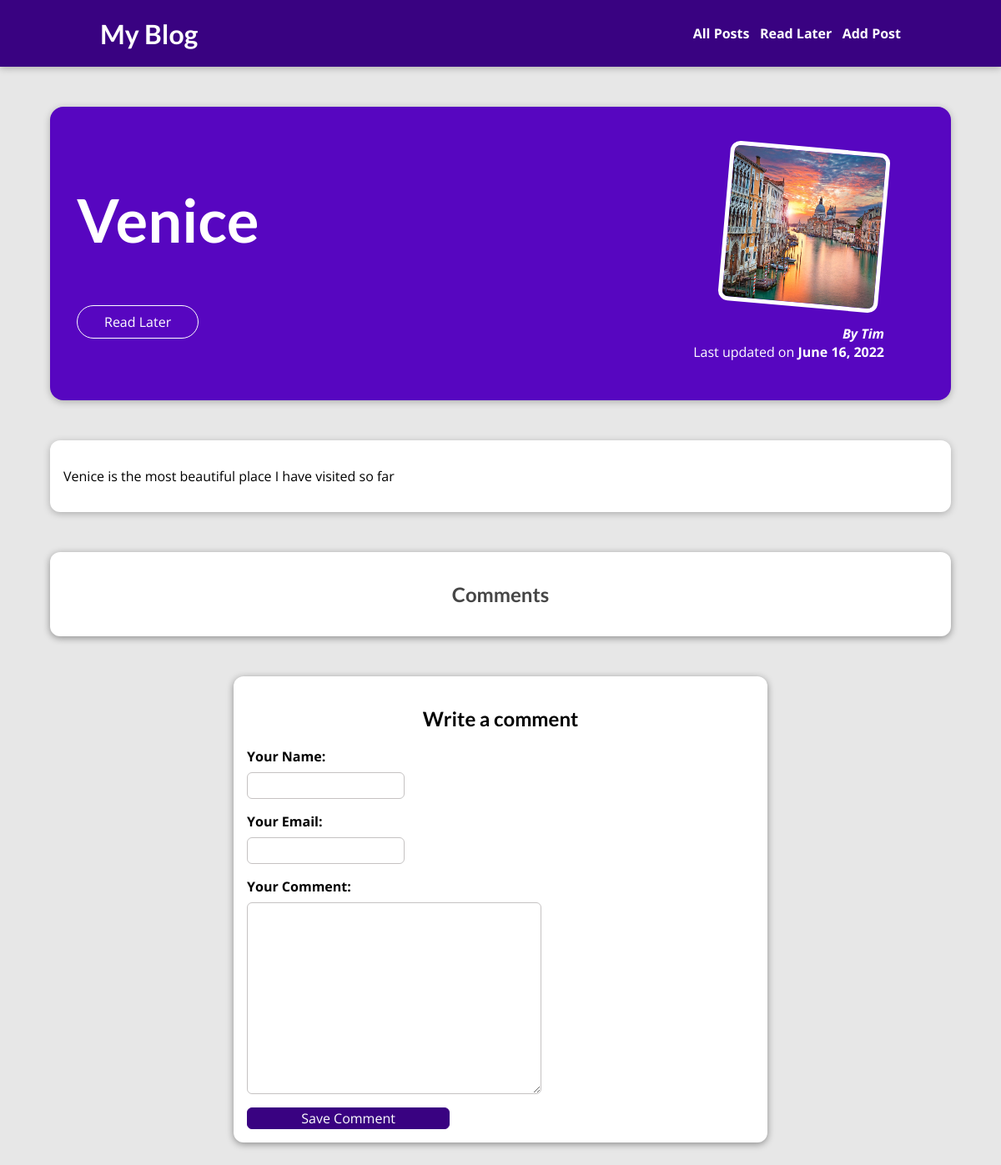
The page /posts/venice on the database its author committed.
### blog/models.py (models this page shows, shortened)
class Post(models.Model):
    title = models.CharField(max_length=100)
    image = models.ImageField(upload_to="posts", null=True, blank=True)
    date = models.DateField(default=date.today(), editable=False)
    author = models.CharField(max_length=100, null=True)
    slug = models.SlugField(blank=True, null=False, db_index=True)
    description = models.CharField(max_length=200)
    content = models.CharField(max_length=500)

### blog/views.py (the view, shortened to what this page needs)
# urls.py: path("posts/<slug:slug>", views.SinglePostView.as_view(), name="post-detail-page"),
class SinglePostView(View):
    def get(self, request, slug):
        post = Post.objects.get(slug=slug)
        read_later_post = self.is_read_later(request, post)
        context = {
            "post": post,
            "comment_form": CommentForm(),
            "comments": post.comments.all().order_by("-id"),
            "read_later": read_later_post
        }
        return render(request, "blog/post-detail.html", context)
    def is_read_later(self, request, post):
        is_read_later = False
        if "read_later_posts" in request.session:
            for id in request.session["read_later_posts"]:
                if id == str(post.id):
                    is_read_later = True
        return is_read_later

### blog/forms.py
class CommentForm(forms.ModelForm):
    class Meta:
        model = Comment
        exclude = ["post"]
        labels = {
            "user_name": "Your Name:",
            "user_email": "Your Email:",
            "text": "Your Comment:"
        }
        error_messages = {
            "user_name": {
              "required": "Your name must not be empty!",
              "max_length": "Please enter a shorter name!"
            }
        }

### blog/templates/blog/post-detail.html (shortened to what this page needs)
{% extends 'base.html' %}
{% load static %}
{% block css_files %}
    <link rel="stylesheet" href="{% static 'blog/post-detail.css' %}"/>
{% endblock %}
{% block content %}
    <section id="summary">
        <h2>{{ post.title }}</h2>
        {% if not read_later %}
        <div id="read-later">
            <form action="{% url 'read-later' %}" method="post">
                <button>Read Later</button>
            </form>
        </div>
        {% endif %}
        <article>
            <img src="{{ post.image.url }}" alt="{{ post.title }}"/>
            <address>By {{ post.author }}</address>
            <div>
                Last updated on <time>{{ post.date }}</time>
            </div>
        </article>
    </section>
    <main>
        <p>
            {{ post.content }}
        </p>
    </main>
    <section id="comments">
    <h2>Comments</h2>
    </section>
    <section id="comment-form">
        {% if comment_form.errors %}
        <div id="saving-error">
            <h2>Saving the comment failed!</h2>
        </div>
        {% else %}
        <h2>Write a  comment</h2>
        {% endif %}
        <form action="{% url 'post-detail-page' post.slug %}" method="post">
            {% for form_field in comment_form %}
            <div class="form-control">
                {{ form_field.label_tag }}
                {{ form_field }}
            </div>
            {% endfor %}
            <button>Save Comment</button>
        </form>
    </section>
{% endblock %}

### static/app.css (style rules this page uses)
* { box-sizing: border-box; }
html { font-family: 'Open Sans', 'Lato', sans-serif; }
body { margin: 0; }
h1, h2, h3 { font-family: 'Lato', sans-serif; font-weight: bold; }

### blog/static/blog/post-detail.css (style rules this page uses)
body { background-color: #e7e7e7; }
#summary { margin: 8rem auto 3rem auto; padding: 2rem; width: 90%; max-width: 90rem; border-radius: 16px; background-color: #5706c0; position: relative; box-shadow: 0 2px 8px rgba(0, 0, 0, 0.25); height: 22rem; }
#summary h2 { color: white; font-size: 4.5rem; }
#summary article { position: absolute; top: 2rem; right: 3rem; padding: 1rem 2rem; border-radius: 12px; text-align: right; color: white; }
#summary article img { width: 12rem; height: 12rem; border-radius: 12px; transform: rotateZ(5deg); border: 5px solid white; margin-bottom: 1rem; }
#summary address { font-weight: bold; }
#summary time { font-weight: bold; }
main { width: 90%; max-width: 90rem; margin: 3rem auto; background-color: white; padding: 1rem; border-radius: 12px; box-shadow: 0 2px 8px rgba(0, 0, 0, 0.25); }
.form-control { margin-bottom: 1rem; cursor: pointer; }
.form-control label { font-weight: bold; margin-bottom: 0.5rem; display: block; }
.form-control input, .form-control textarea { display: block; max-width: 100%; font: inherit; padding: 0.25rem; border-radius: 6px; border: 1px solid #c5c2c2; }
#comment-form { margin: 3rem auto; width: 90%; max-width: 40rem; border-radius: 12px; background-color: white; box-shadow: 0 2px 8px rgba(0, 0, 0, 0.4); padding: 1rem; }
#comment-form button { font: inherit; background-color: #390281; color: white; border: 1px solid #390281; border-radius: 6px; width: 40%; }
#read-later { margin: 2rem 0; }
#read-later button { background-color: transparent; border: 1px solid white; padding: 0.5rem 2rem; font: inherit; color: white; cursor: pointer; border-radius: 60px; }
#comments { margin: 3rem auto; width: 90%; max-width: 80rem; border-radius: 12px; background-color: white; box-shadow: 0 2px 8px rgba(0, 0, 0, 0.4); padding: 1rem 2rem; }
#comments h2, #comment-form h2 { text-align: center; }
#comments h2 { color: #464646; }

### rows shown on the page
Post: title "Venice", image (picture), author "Tim", date "June 16, 2022", content "Venice is the most beautiful place I have visited so far"
